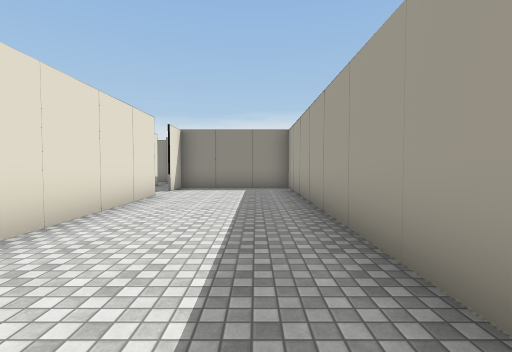
View 1 (above)

16 first-person views from a walk through a Unity game level. The camera is 1.5 m above the floor, tilts 2° down and sees 85° across. The floor is counted in squares, 2 m on a side. Each view is taken from the middle of a square. On the plan, view 1 faces up. The plan holds only what a view shows up to about 10 squares ahead; the rest is blank. The place goes on beyond the plan. Some surface patterns are stand-ins.

View 2
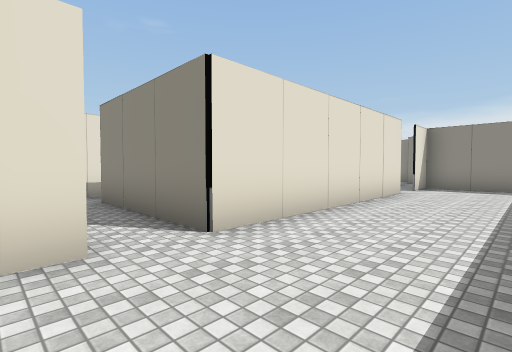

View 3
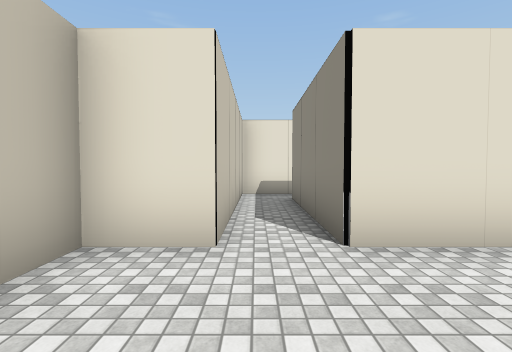

View 4
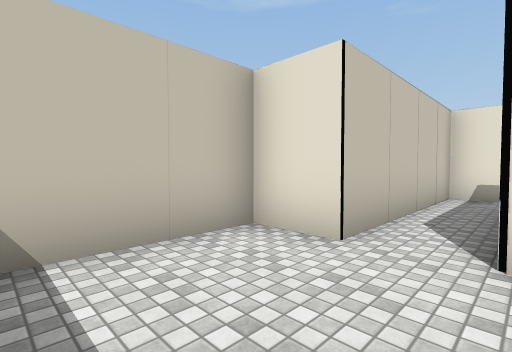

View 5
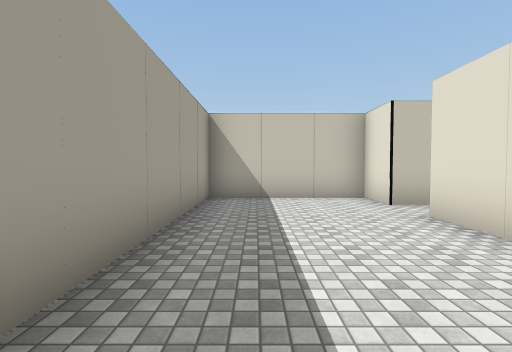

View 6
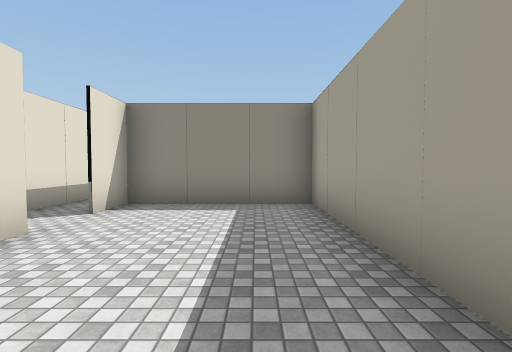

View 7
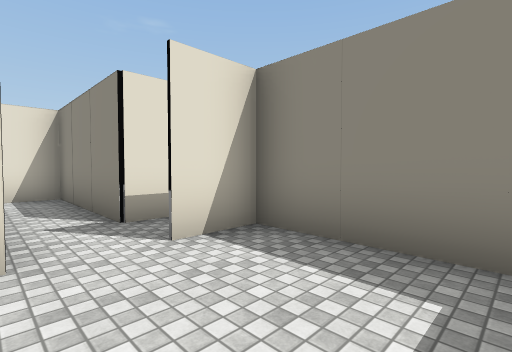

View 8
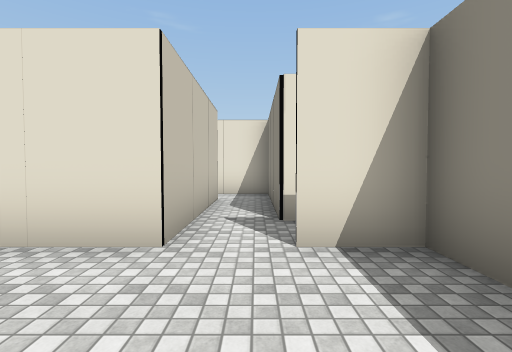

View 9
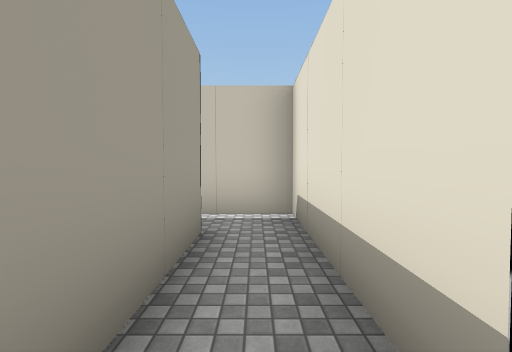

View 10
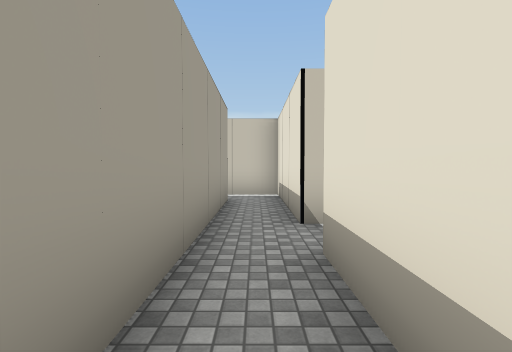

View 11
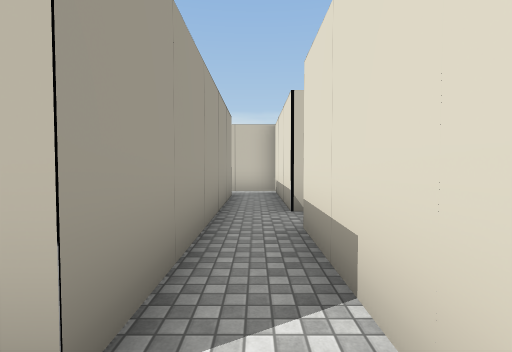

View 12
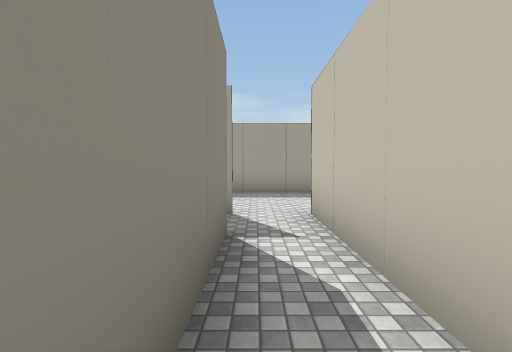

View 13
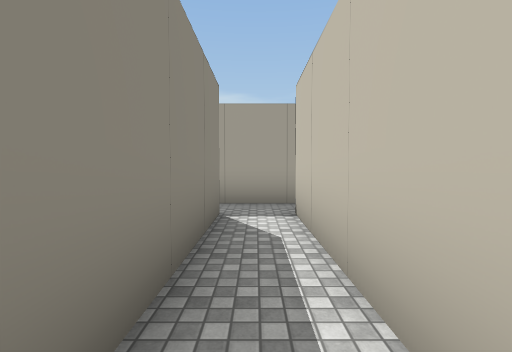

View 14
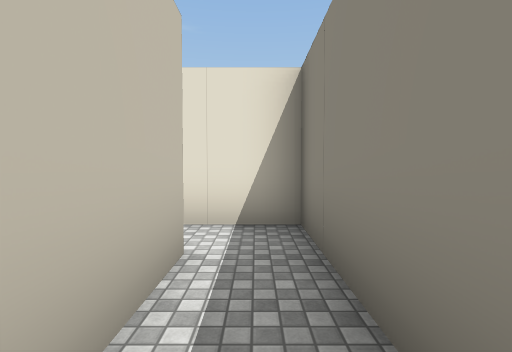

View 15
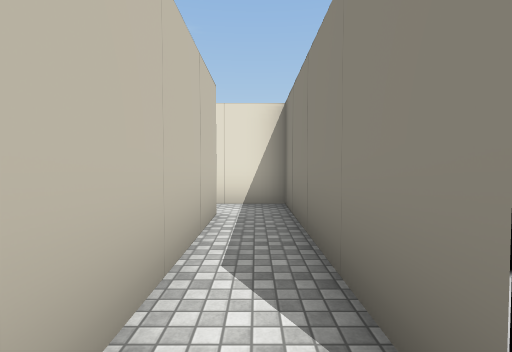

View 16
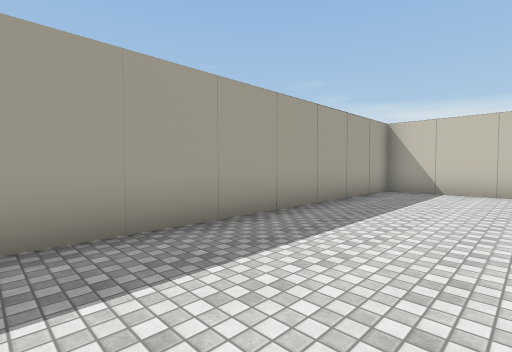

### Floor plan
Points are (right, up) in squares from view 1. A wall is a line through its corners. A room is listed if a view was taken in it or the views show most of it. See-through windows are left out.
Room 1 (views 1, 2, 3, 4, 5, 6, 7, 8, 16)
walls: (-2.6, 7.1) (-2.6, 0.8); (-2.6, -0.4) (-2.6, -1.6) (1.1, -1.6) (1.1, 9.6) (-2.6, 9.6) (-2.6, 8.4); (-3.8, 10.4) (-3.8, 8.3)
ways out: opening at (-3, 8) to room 3; opening at (-3, 0) to room 5
Room 2 (views 9, 10, 15)
walls: (-7.6, 8.3) (-7.6, 4.6); (-6.4, 3.5) (-6.4, 7.1)
ways out: opening at (-7, 7) to room 3; opening at (-8, 4) to room 4; opening at (-7, 4) to room 5
Room 3 (views 11, 12)
walls: (-3.8, 8.3) (-7.6, 8.3); (-6.4, 7.1) (-2.6, 7.1)
ways out: opening at (-3, 8) to room 1; opening at (-7, 7) to room 2
Room 4 (views 13, 14)
walls: (-11.4, 3.4) (-7.6, 3.4); (-7.6, 4.6) (-12.6, 4.6) (-12.6, 3)
ways out: opening at (-8, 4) to room 2; opening at (-12, 3)
Room 5 (no view inside)
walls: (-2.6, 0.8) (-6.4, 0.8) (-6.4, 3.5); (-7.6, 3.4) (-7.6, -0.4) (-2.6, -0.4)
ways out: opening at (-3, 0) to room 1; opening at (-7, 4) to room 2

Where each view was taken, in squares from view 1:
view 1: 0 up, 0 right, facing up
view 2: 1 down, 0 right, facing up-left
view 3: 0 up, 0 right, facing left
view 4: 1 up, 0 right, facing down-left
view 5: 5 up, 0 right, facing down
view 6: 4 up, 0 right, facing up
view 7: 7 up, 0 right, facing up-left
view 8: 8 up, 0 right, facing left
view 9: 4 up, 7 left, facing down
view 10: 7 up, 7 left, facing down
view 11: 8 up, 7 left, facing down
view 12: 8 up, 7 left, facing right
view 13: 4 up, 12 left, facing right
view 14: 4 up, 9 left, facing left
view 15: 4 up, 7 left, facing left
view 16: 7 up, 2 left, facing down-right
